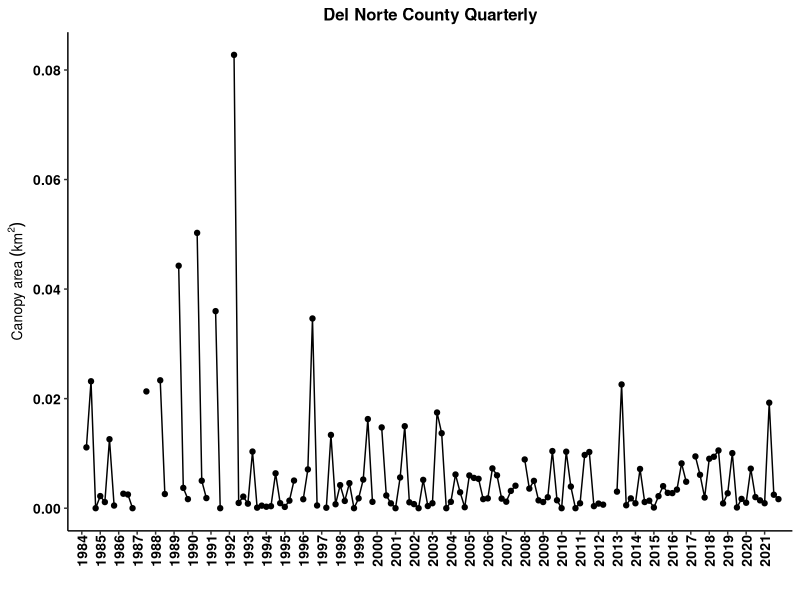
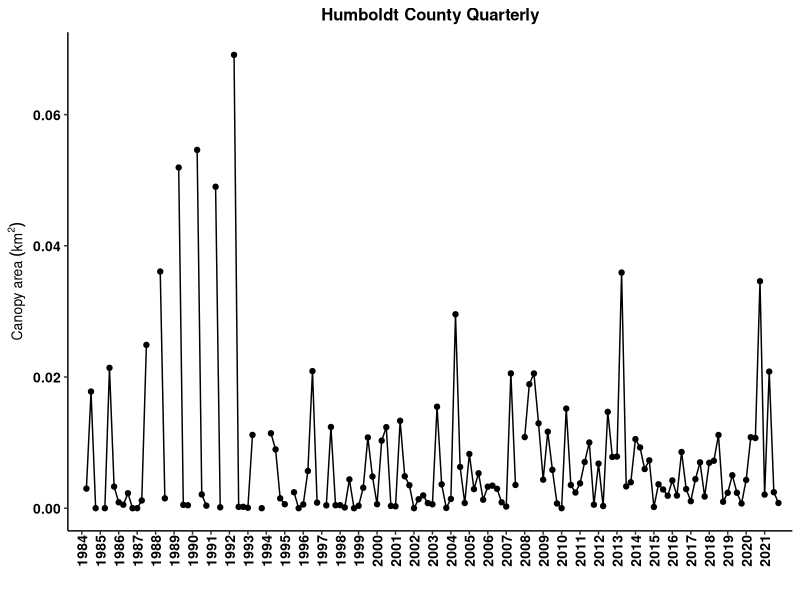
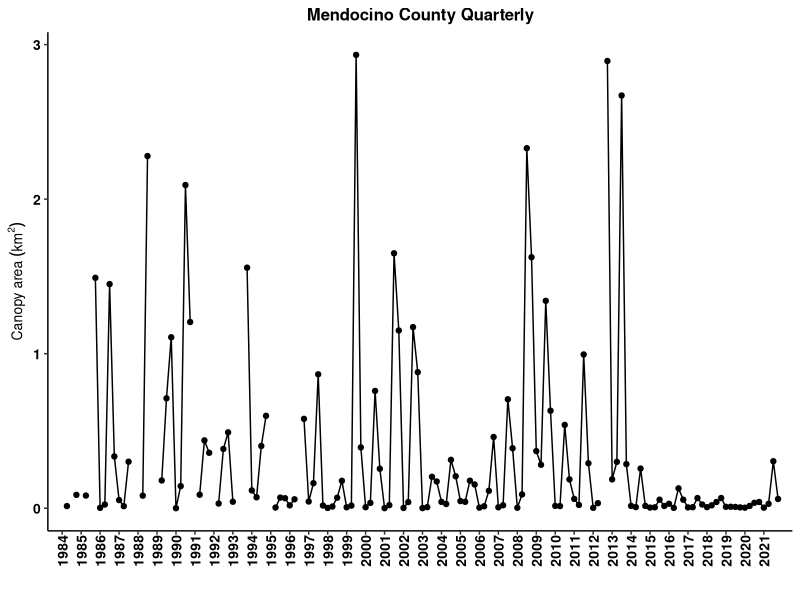
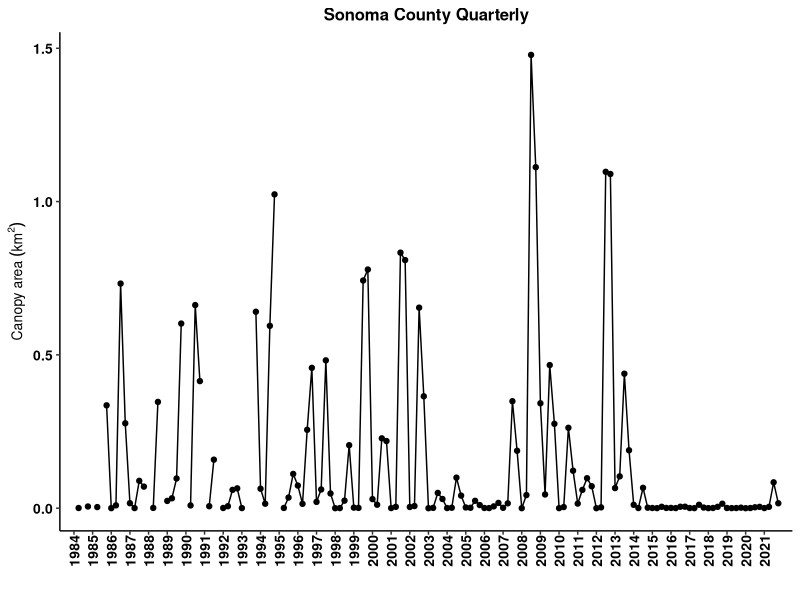
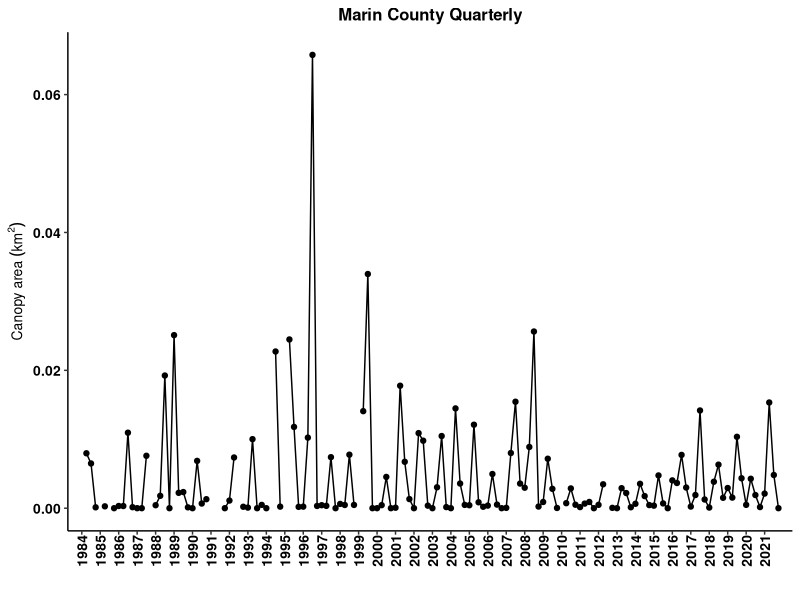
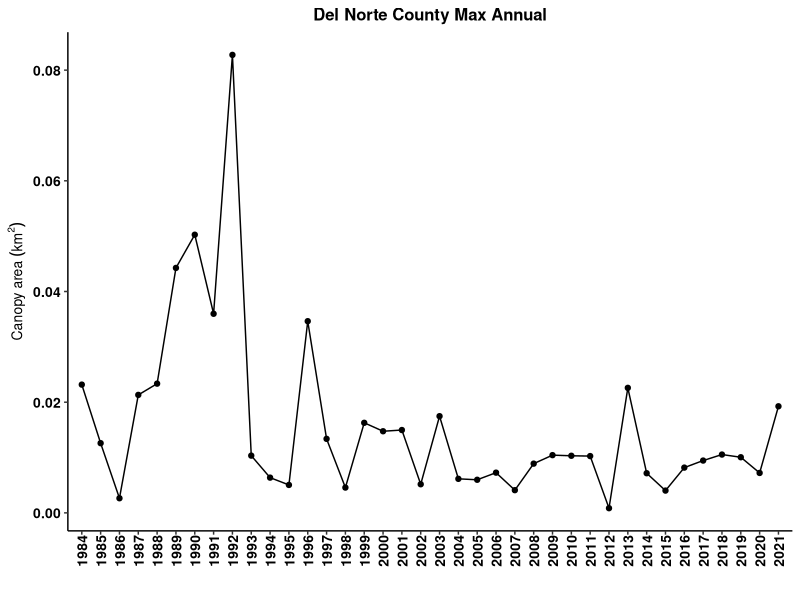
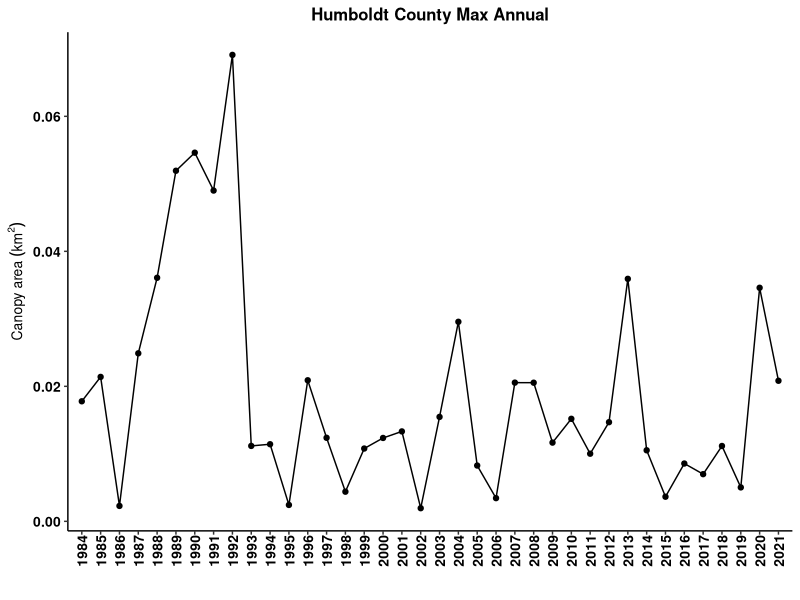
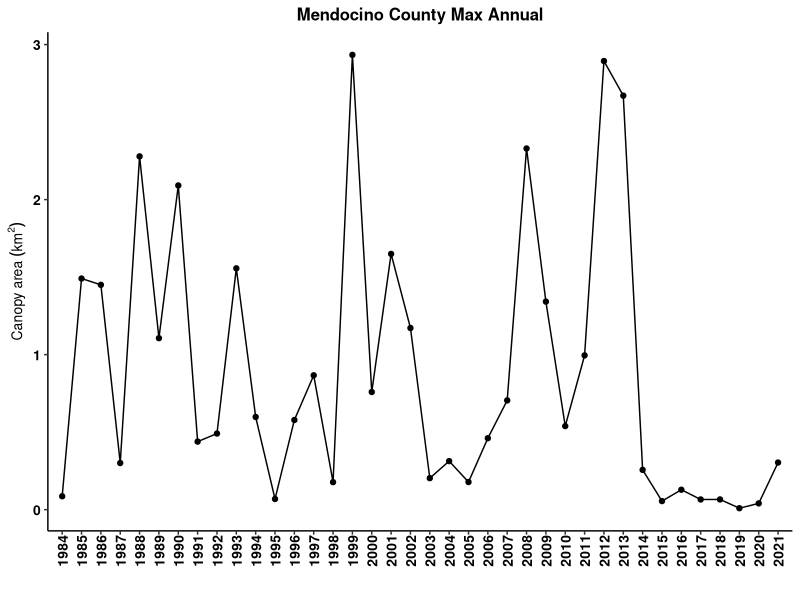

These figures' R source, in order:
## ---- chunk 1
knitr::opts_chunk$set(echo = FALSE, warning=FALSE)
options(knitr.table.format = "latex")
# to create a PDF output, change "output:html_document" to "output: pdf_document" in the header above.
# note about fig_crop:FALSE. This makes the PDF output look nicer by putting spaces btwn the figures instead of smashing them as close together as possible. It doesn't do anything to the HTML output as far as I can tell.
# how to assign username: git config --global user.name "gcontolini"
# how to add, commit, and add message in terminal: git commit -am "commit message"
# how to write commit message in terminal: write message then press esc and :wq to save and exit

#### Load libraries ####
library(ggplot2) # plotting
library(ggpubr) # arranging plots
library(scales) # let's you put commas in the axis labels for thousands
library(dplyr) # data manipulations
library(tidyr) # data cleaning
library(readr) # better data reading
library(ncdf4)
library(sf) # special features. probably mapping. 
library(sp) # spatial data
library(lubridate) # manipulating dates easily
library(knitr) # to knit the Rmd file
library(kableExtra) # pretty tables
library(bookdown) # pretty table additions

#### ggplot theme ####
my.theme = theme( 
   panel.background = element_blank(), 
   panel.grid.minor.x = element_blank(),
   panel.grid.major.x = element_blank(),
   panel.grid = element_blank(),
   axis.text  = element_text(size=10, face='bold', color='black'), #makes axis labels bigger
   axis.title = element_text(size=10, face="bold"), #makes axis title bigger and bold
   #axis.title.y = element_text(margin=margin(0,10,0,5)), #pushes the y axis title away from the y axis labels
   strip.background = element_blank(),
   #legend.title = element_blank(),
   #legend.text = element_text(size=8),
   legend.background = element_blank(), 
   legend.key = element_blank(), #makes the legend background behind the symbols go away.
   #axis.ticks.x = element_blank()
   axis.line = element_line(color = 'black'), 
   panel.border = element_blank(), # this removes the box around the plot   
   plot.title = element_text(size=12 ,face='bold', hjust = 0.5), # hjust 0.5 makes title centered
   axis.text.x = element_text(size = 10, angle = 90, vjust = 0.5, margin = margin(0,0,5,0)) # rotates x axis labels 90 degrees counter-clockwise, pushes bars onto x axis
)


#### Import data ####
# info on the data: https://sbclter.msi.ucsb.edu/data/catalog/package/?package=knb-lter-sbc.74

# Instructions from Dr. Tom Bell:
# “The output files show the Admin Bed # in the first column and the rest of the columns are quarters from 1984 - 2020. Area is in m2 and biomass is in fresh kg. Missing values (due to lack of imagery or clouds are labelled as -999).”

# Edible seaweed data from CDFW
# edible = read.csv('EdibleSeaweedHarvest_rfm_1-28-21.csv') # edible seaweed harvest. This one has months. That is important.
# kelp = read.csv('KelpHarvest_vers2_rfm_1-28-21.csv') # kelp harvest
## ---- chunk 2
# The loop below requires the NetCDF file which is too large for RStudio Cloud to host. Also takes 5 minutes to run. I commented it out, ran it on my local machine, and read in the output at the end.

# #Kelp Biomass and Area Dynamics of State Waters Delineated by Coastal Counties
# #Tom Bell
# #November 18, 2020
# # **Please let me know if you need help with any step!**
# 
# #Install Packages **(Only the first time you ever run this script)**
# #The first time you ever run this script, please install these packages by removing the '#' in front of each line (lines 8 - 10)
# # install.packages('ncdf4')
# # install.packages('sf')
# # install.packages('sp')
# 
# #Load Required Packages
# #You need to load these packages each time you restart an R session and run this script
# library(ncdf4)
# library(sf)
# library(sp)
# 
# #Set Work Directory
# #This is a folder on your computer where all input files and outputs files will be placed
# # **Please update this path to the working directory on your computer**
# # **Note that on a Windows machine the forward slashes "/" have to be changed to back slashes "\"
# setwd("C:/Users/gcontolini/OneDrive - California Department of Fish and Wildlife/Documents/Bull Kelp Working Group/Data analysis")
# 
# #Load Coastal Counties State Waters Shapefile
# #Place the lat/lon version of the Coastal Counties State Waters shapefile in your working directory
# county_shapes <- st_read('MAN_CA_CountyStateWaters.shp')
# 
# #Open Kelp NetCDF File
# #Place the NetCDF file in your working directory
# #The file can be found here: https://sbclter.msi.ucsb.edu/data/catalog/package/?package=knb-lter-sbc.74
# nc_data <- nc_open('LandsatkelpBiomass_2021_v2_withmetadata.nc')
# 
# #Load necessary variables from NetCDF File
# lon <- ncvar_get(nc_data, 'longitude')
# lat <- ncvar_get(nc_data, 'latitude')
# years <- ncvar_get(nc_data, 'year')
# quarters <- ncvar_get(nc_data, 'quarter')
# biomass <- ncvar_get(nc_data, 'biomass')
# area <- ncvar_get(nc_data, 'area')
# 
# #Make Coordinate Dataframe
# coords <- data.frame(lon,lat)
# 
# #Create output matrices
# LN = dim(quarters)
# output_biomass <- matrix(ncol=LN, nrow=22)
# output_area <- matrix(ncol=LN, nrow=22)
# 
# for(i in 1:22){
#   
#   #Pull shapefile coordinates from each coastal county
#   if (i == 17) {
#     county_coords <- as.data.frame(county_shapes[i,]$geometry[[1]][[30]][[1]])
#   } else {
#     county_coords <- as.data.frame(county_shapes[i,]$geometry[[1]][[1]][[1]])
#   }
# 
#   #Find the kelp coordinates that exist inside each county polygon
#   kelp_poly <- point.in.polygon(lon, lat, county_coords$V1, county_coords$V2, mode.checked=FALSE)
#   TF <- which(kelp_poly %in% 1)
# 
#   #Extract biomass and area data for each polygon
#   bio_county <- biomass[TF,] 
#   area_county <- area[TF,] 
# 
#   #Sum biomass and area
#   bio_county_sum <- colSums(bio_county, na.rm = TRUE, dims = 1)
#   area_county_sum <- colSums(area_county, na.rm = TRUE, dims = 1)
#   
#   #Remove Columns w/ >25% No Data (Clouds)
#   #Find all NA values (missing data) in the kelp dataset
#   bio_county_NA = is.na(bio_county)
#   area_county_NA = is.na(area_county)
#   
#   #Find number of kelp pixels in the polygon
#   L = dim(bio_county)
#   
#   #Calculate the percent of NAs for each season
#   bio_county_NA_percent <- colSums(bio_county_NA, na.rm = TRUE)/L[1]
#   area_county_NA_percent <- colSums(area_county_NA, na.rm = TRUE)/L[1]
#   
#   #Find seasons with greater than 20% missing data
#   NA_GT <- which(bio_county_NA_percent > 0.25)
#   NA_GTA <- which(area_county_NA_percent > 0.25)
#   
#   #Set seasons with greater than 20% missing data to -999
#   bio_county_sum[NA_GT] = -999
#   area_county_sum[NA_GTA] = -999
# 
#   #Add summed kelp canopy data to matrix
#   output_biomass[i,] <- bio_county_sum
#   output_area[i,] <- area_county_sum
#   
# }
# 
# #Transpose Quarter and Year data
# quarterst <- t(quarters)
# yearst <- t(years)
# 
# #Add Quarter and Year data to output matrices
# output2_biomass <- rbind(quarterst, output_biomass)
# output3_biomass <- rbind(yearst, output2_biomass)
# output2_area <- rbind(quarterst, output_area)
# output3_area <- rbind(yearst, output2_area)
# 
# #Add County name to output matrices
# CountyNA <- county_shapes$County
# Counties <- c(rep(NA,2),CountyNA)
# output4_biomass <- cbind(Counties, output3_biomass)
# output4_area <- cbind(Counties, output3_area)
# 
# #Write CSV of kelp biomass time series for each county
# write.csv(output4_biomass, 'kelp_biomass_county_output.csv', row.names = FALSE)
# write.csv(output4_area, 'kelp_area_county_output.csv', row.names = FALSE)


output4_area <- read_csv("kelp_area_county_output_01Feb2022.csv")

## ---- chunk 3
canopy_area <- output4_area %>%
   as.data.frame()

# I want to plot area vs. year.quarter. This means year.quarter needs to be in a column. Currently all cols are separate. This is called wide format. I want tall format.

# create column names
names(canopy_area) <- paste(canopy_area[1,], canopy_area[2,], sep='.') # paste years with quarters to make each col have a unique name.

# rename the ID col for counties
names(canopy_area)[1] <- "county"

# remove first 2 rows since they are not canopy data, just IDs--year and quarter
canopy_area <- canopy_area[-c(1:2),] 

# convert to tall format
canopy_area_tall <- canopy_area %>% 
   pivot_longer(-'county', names_to = 'year.qtr', values_to = 'm2')

# separate year and quarter into two cols
canopy_area_tall <- canopy_area_tall %>%
   separate(col = year.qtr, sep = "[.]", into = c("year","qtr")) # omg. you have to hard bracket the period for some reason. wtf does [^[:alnum:]]+ mean and why aren't brackets used in the example?????? :((

# make number cols numeric
canopy_area_tall$year <- as.numeric(canopy_area_tall$year)
canopy_area_tall$qtr <- as.numeric(canopy_area_tall$qtr)
canopy_area_tall$m2 <- as.numeric(canopy_area_tall$m2)

# make quarters actual quarter decimals for plotting
qtrs <- seq(0,0.75,0.25)
for(i in 1:4) {
   canopy_area_tall$qtr[which(canopy_area_tall$qtr == i)] <- qtrs[i]
}

# add year and quarter to get a continuous time column. Note that the tibble hides the decimals place for no apparent reason but the sum is correct.
canopy_area_tall$year.qtr <- canopy_area_tall$year + canopy_area_tall$qtr

# Change negative area to NA
canopy_area_tall$m2[which(canopy_area_tall$m2 < 0)] = NA

# Convert m2 to km2
canopy_area_tall$km2 = canopy_area_tall$m2 / 1e6

## ---- chunk 4
# All quarters
expand.a.little = 0.02

##Del Norte
ggplot(canopy_area_tall[which(canopy_area_tall$county == 'Del Norte'),], aes(x = year.qtr, y = km2)) +
   geom_point() +
   geom_line() +
   scale_x_continuous(breaks = 1984:2021, expand = c(expand.a.little,0)) +
   # scale_y_continuous(breaks = seq(0, 0.015, 0.0025), expand = c(expand.a.little,0)) +
   labs(x = '',  y =  bquote('Canopy area'~(km^2))) +
   ggtitle('Del Norte County Quarterly') +
   my.theme

## Humboldt
ggplot(canopy_area_tall[which(canopy_area_tall$county == 'Humboldt'),], aes(x = year.qtr, y = km2)) +
   geom_point() +
   geom_line() +
   scale_x_continuous(breaks = 1984:2021, expand = c(expand.a.little,0)) +
   # scale_y_continuous(limits = c(0,0.0225), breaks = seq(0, 0.025, 0.0025), expand = c(expand.a.little,0)) +
   labs(x = '',  y =  bquote('Canopy area'~(km^2))) +
   ggtitle('Humboldt County Quarterly') +
   my.theme

## Mendocino
ggplot(canopy_area_tall[which(canopy_area_tall$county == 'Mendocino'),], aes(x = year.qtr, y = km2)) +
   geom_point() +
   geom_line() +
   scale_x_continuous(breaks = 1984:2021, expand = c(expand.a.little,0)) +
   # scale_y_continuous(limits = c(0,3), breaks = seq(0, 3, 0.25), expand = c(expand.a.little,0)) +
   labs(x = '', y =  bquote('Canopy area'~(km^2))) +
   ggtitle('Mendocino County Quarterly') +
   my.theme

## Sonoma
ggplot(canopy_area_tall[which(canopy_area_tall$county == 'Sonoma'),], aes(x = year.qtr, y = km2)) +
   geom_point() +
   geom_line() +
   scale_x_continuous(breaks = 1984:2021, expand = c(expand.a.little,0)) +
   # scale_y_continuous(limits = c(0,2), breaks = seq(0, 2, 0.25), expand = c(expand.a.little,0)) +
   labs(x = '', y =  bquote('Canopy area'~(km^2))) +
   ggtitle('Sonoma County Quarterly') +
   my.theme

## Marin
ggplot(canopy_area_tall[which(canopy_area_tall$county == 'Marin'),], aes(x = year.qtr, y = km2)) +
   geom_point() +
   geom_line() +
   scale_x_continuous(breaks = 1984:2021, expand = c(expand.a.little,0)) +
   # scale_y_continuous(limits = c(0, 0.0125), breaks = seq(0, 0.0125, 0.0025), expand = c(expand.a.little,0)) +
   labs(x = '', y =  bquote('Canopy area'~(km^2))) +
   ggtitle('Marin County Quarterly') +
   my.theme
## ---- chunk 5
# Maximum canopy area. in each year and county, find the maximum km2 value.
canopy_area_max_annual <- canopy_area_tall %>%
  group_by(county, year) %>%
  summarise(max.km2 = max(km2, na.rm = T), .groups = 'drop')

# 1987 and 1992 Marin had no data. Change -Inf to NA for those years so it plots better.
canopy_area_max_annual$max.km2[which(canopy_area_max_annual$max.km2 < 0)] <- NA

##Del Norte
ggplot(canopy_area_max_annual[which(canopy_area_max_annual$county == 'Del Norte'),], aes(x = year, y = max.km2)) +
   geom_point() +
   geom_line() +
   scale_x_continuous(breaks = 1984:2021, expand = c(expand.a.little,0)) +
   # scale_y_continuous(breaks = seq(0, 0.015, 0.0025), expand = c(expand.a.little,0)) +
   labs(x = '',  y =  bquote('Canopy area'~(km^2))) +
   ggtitle('Del Norte County Max Annual') +
   my.theme 

## Humboldt
ggplot(canopy_area_max_annual[which(canopy_area_max_annual$county == 'Humboldt'),], aes(x = year, y = max.km2)) +
   geom_point() +
   geom_line() +
   scale_x_continuous(breaks = 1984:2021, expand = c(expand.a.little,0)) +
   # scale_y_continuous(expand = c(expand.a.little,0)) +
   labs(x = '',  y =  bquote('Canopy area'~(km^2))) +
   ggtitle('Humboldt County Max Annual') +
   my.theme 

## Mendocino
ggplot(canopy_area_max_annual[which(canopy_area_max_annual$county == 'Mendocino'),], aes(x = year, y = max.km2)) +
   geom_point() +
   geom_line() +
   scale_x_continuous(breaks = 1984:2021, expand = c(expand.a.little,0)) +
   # scale_y_continuous(expand = c(expand.a.little,0)) +
   labs(x = '',  y =  bquote('Canopy area'~(km^2))) +
   ggtitle('Mendocino County Max Annual') +
   my.theme 

## Sonoma
ggplot(canopy_area_max_annual[which(canopy_area_max_annual$county == 'Sonoma'),], aes(x = year, y = max.km2)) +
   geom_point() +
   geom_line() +
   scale_x_continuous(breaks = 1984:2021, expand = c(expand.a.little,0)) +
   # scale_y_continuous(expand = c(expand.a.little,0)) +
   labs(x = '',  y =  bquote('Canopy area'~(km^2))) +
   ggtitle('Sonoma County Max Annual') +
   my.theme 

## Marin
ggplot(canopy_area_max_annual[which(canopy_area_max_annual$county == 'Marin'),], aes(x = year, y = max.km2)) +
   geom_point() +
   geom_line() +
   scale_x_continuous(breaks = 1984:2021, expand = c(expand.a.little,0)) +
   # scale_y_continuous(expand = c(expand.a.little, 0)) +
   labs(x = '',  y =  bquote('Canopy area'~(km^2))) +
   ggtitle('Marin County Max Annual') +
   my.theme 
## ---- chunk 6

## ---- chunk 7
qtr_max_county <- canopy_area_tall %>%
  group_by(county, year) %>%     # group by county and year
  slice(which.max(km2)) %>%      # find the maximum km2 value
  subset(select = -year.qtr) %>% # remove year.qtr col
  transmute(quarter = qtr*4+1)   # change quarters from decimals to 1,2,3,4

# # Count how many quarters are the max per year per county
# n_max_qtrs_county <- qtr_max_county %>%
#   group_by(county, quarter) %>%
#   summarise(number = length(quarter), .groups = 'drop') %>%
#   filter(county %in% c('Del Norte', 'Humboldt', 'Mendocino', 'Sonoma')) %>%
#   complete(county, quarter, fill = list(number = 0)) # sets missing quarters to number = 0
# 
# kable(n_max_qtrs_county
#       , digits = 2
#       , booktabs = TRUE
#       , row.names = FALSE
#       , align = 'c'
#       , linesep = ''
#       , caption = 'Number of quarters with maximum annual canopy area'
# ) %>%
#   kable_styling(latex_options = 'hold_position') # otherwise the table moves in the pdf

# I want to identify the quarter in each of the counties that had the max km2 value in 2021
max_2021_km2 <- canopy_area_tall %>%
  filter(year == 2021) %>%
  filter(county %in% c('Del Norte','Humboldt','Mendocino','Sonoma','Marin')) %>% # this shows km2 values for only northern counties in 2021. What is the max for 2021?
  group_by(county) %>%
  summarise(max.km2 = max(km2, na.rm = T)) # this gives the max km2 values. which quarter are they in?
      
km2_qtrs_northcounties <- canopy_area_tall %>%
  filter(year == 2021 & county %in% c('Del Norte','Humboldt','Mendocino','Sonoma','Marin')) %>%
  #filter(km2 %in% max_2021_km2$max.km2) %>% # This shows only the quarters with the annual maxima
  mutate(quarter = qtr*4+1) %>%
  subset(select = c('county','year','quarter','km2')) %>%
  arrange(county) %>% # order by county name north to south
  relocate(year) # puts year as the first col


kable(km2_qtrs_northcounties
      #, digits = 2
      , booktabs = TRUE
      , row.names = FALSE
      , align = 'c'
      , linesep = ''
      , caption = 'Quarterly kelp canopy area in 2021 only'
) %>%
  kable_styling(latex_options = 'hold_position') # otherwise the table moves in the pdf


      
